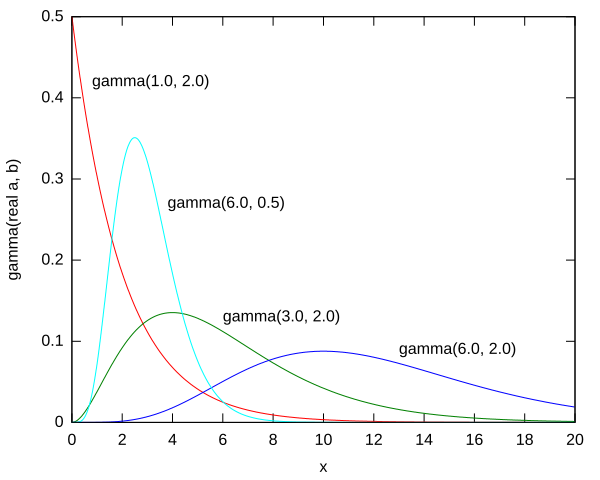

Write gnuplot code to recreate this figure.
################################################################################
# Copyright (c) 2010, 2023 Contributors to the Eclipse Foundation
#
# See the NOTICE file(s) distributed with this work for additional
# information regarding copyright ownership.
#
# This program and the accompanying materials are made available under the terms
# of the MIT License which is available at https://opensource.org/licenses/MIT
#
# SPDX-License-Identifier: MIT
################################################################################

set terminal svg
set nokey
#set grid back
#set xrange [0:20]
#set yrange [0:0.5]
set xlabel "x"
set ylabel "gamma(real a, b)"
#set samples 2000
set output "gamma.svg"
set label "gamma(1.0, 2.0)" at 0.8, 0.42
set label "gamma(3.0, 2.0)" at 6, 0.13
set label "gamma(6.0, 2.0)" at 13.0, 0.09
set label "gamma(6.0, 0.5)" at 3.8, 0.27
set style data lines
plot "gamma_1.0_2.0.dat" using 1:2 linetype 1, \
     "gamma_3.0_2.0.dat" using 1:2 linetype 2, \
     "gamma_6.0_2.0.dat" using 1:2 linetype 3, \
     "gamma_6.0_0.5.dat" using 1:2 linetype 4
